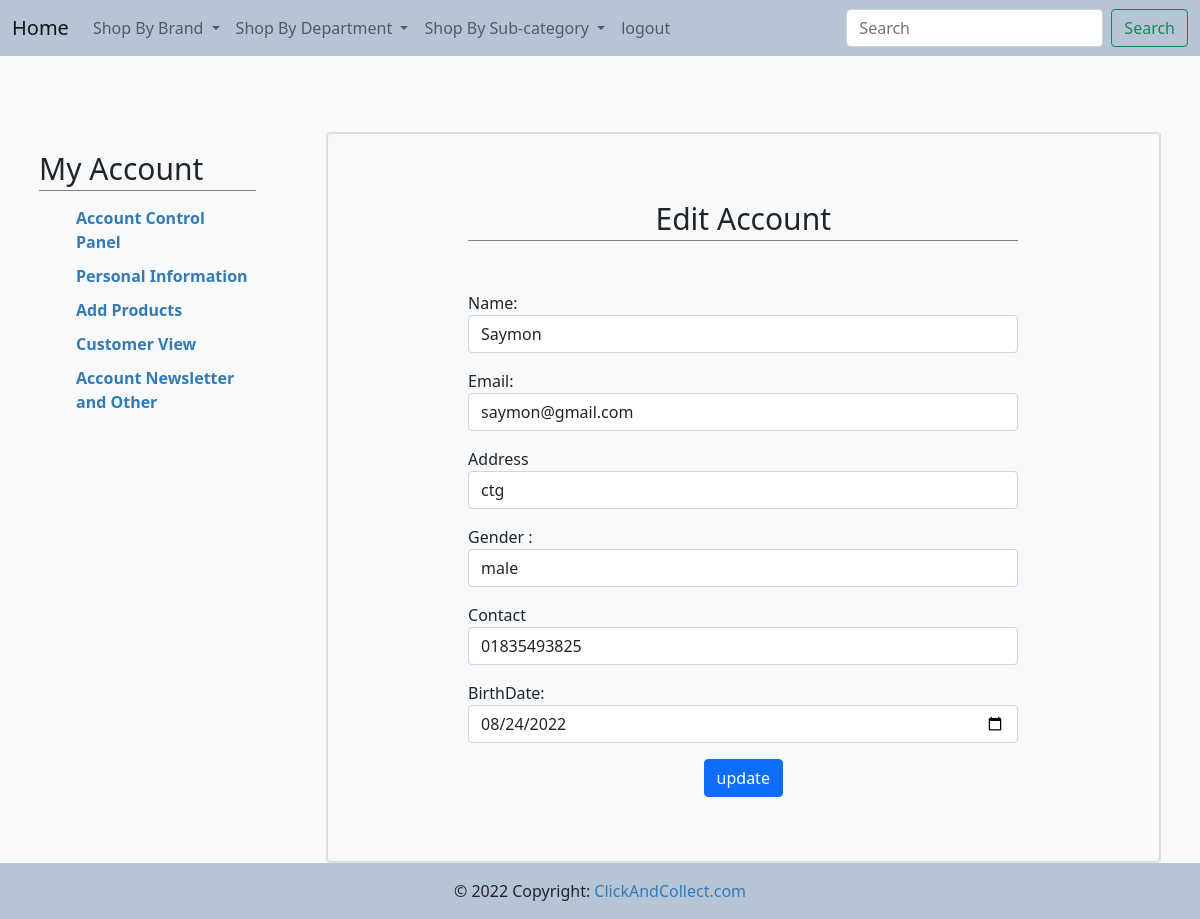
/seller/account_information.php (signed in), run on the app's committed database.
### tables this page shows
CREATE TABLE IF NOT EXISTS `sellers` (
  `s_id` int(11) NOT NULL AUTO_INCREMENT,
  `name` varchar(100) NOT NULL,
  `email` varchar(100) NOT NULL,
  `trade_licence` varchar(255) DEFAULT NULL,
  `experience` varchar(255) DEFAULT NULL,
  `cv` varchar(255) DEFAULT NULL,
  `address` varchar(100) DEFAULT NULL,
  `dob` date DEFAULT NULL,
  `gender` varchar(100) DEFAULT NULL,
  `mobile` varchar(100) NOT NULL,
  `pass` varchar(100) NOT NULL,
  `status` int(255) DEFAULT NULL,
  `img` varchar(255) DEFAULT NULL,
  PRIMARY KEY (`s_id`)
);

### seller/account_information.php (the view, shortened to what this page needs)
<?php
    include 'include/connection.php';
    $id =  $_SESSION['id'];
    $query = "select * from sellers where s_id = $id";
    $result = mysqli_query($con,$query);
    $row = mysqli_fetch_array($result);
    $name = $row['name'];
    $contact = $row['mobile'];
    $email = $row['email'];
    $address = $row['address'];
    $dob = $row['dob'];
    $gender = $row['gender'];
?>
<!DOCTYPE html>
<html>
<head>
  <link type="text/css" rel="stylesheet" href="css/font-awesome.min.css" />
  <link rel="stylesheet" href="https://stackpath.bootstrapcdn.com/bootstrap/5.0.0-alpha1/css/bootstrap.min.css">
  <link href="https://cdn.jsdelivr.net/npm/bootstrap@5.0.2/dist/css/bootstrap.min.css" rel="stylesheet">
  <link href="include/style.css" rel="stylesheet" />
</head>
<body>
<div class="b">
    <?php include 'include/navbar.php' ?>
</div>
<div class="account-page">
<div class="container mt-3">
<div class="row">
<div class="col-sm-3 mt-0 pad">
    <?php include 'include/sidebar.php' ?>
</div>
    <div class="col-sm-9">
        <div class="mt-0 card">
            <div class="card bg-light text-dark">
                <div class="row">
                    <div class="col-md-2"></div>
                    <div class="col-md-8 mt-5 mb-5">
                        <h2 class="text-center">Edit Account</h2>
                        <br>
                        <form method="post" class="cmxform" action="" id="signUpForm">
                            <div class="mb-3 mt-3">
                                <label for="name"> Name:</label>
                                    <input type="text" name="name" class="form-control" id="name"  name="name"  value = '<?php echo $name?>'  minlength="2" >
                            </div>
                            <div class="mb-3 mt-3">
                                <label for="email">Email:</label>
                                    <input type="email" name="email" class="form-control email" id="email" value=<?php echo $email ?> >
                            </div>
                            <div class="mb-3 mt-3">
                                <label for="address">Address</label>
                                    <input type="text" name="address" class="form-control" id="address" value = '<?php echo $address ?>'>
                            </div>
                            <div class="mb-3 mt-3">
                                <label for="Address">Gender :</label>
                                <input class="form-control" id="gender" name="gender" type="text" value = <?php echo $gender ?>  />
                            </div>
                            <div class="mb-3 mt-3">
                                <label for="contact">Contact</label>
                                <input type="text" name="contact" class="form-control" id="contact" value = <?php echo  $contact ?> >
                            </div>
                            <div class="mb-3 mt-3">
                                <label for="dob" class="col-sm-2 form-control-label">BirthDate:</label>
                                    <input type="date" name="dob" class="form-control"  id="dob"  value = <?php echo $dob ?>  >
                            </div>
                            <div class="mb-3 mt-3 text-center">
                                <input type="submit" class="btn btn-primary" id="submitForm" name = "submit" value="update" />
                            </div>
                             </form>
                    </div>
                </div>
            </div>
        </div>
    </div>
</div>
</div>
</div>
<?php include 'include/footer.php' ?>
</body>
</html>

### seller/include/style.css (style rules this page uses)
.account-page { padding-top:5%; }
.b { background-color: #b6c5d5!important; }
body { background-color: #f8f9fa; }
.account-page h2 { padding-bottom: 5px; border-bottom: 1px solid #808080; }
.row { margin-right: -15px; margin-left: -15px; }
* { -webkit-box-sizing: border-box; -moz-box-sizing: border-box; box-sizing: border-box; }
div { display: block; }
.h2, h2 { font-size: 30px; }
.h1, .h2, .h3, h1, h2, h3 { margin-top: 20px; margin-bottom: 10px; }
.h1, .h2, .h3, .h4, .h5, .h6, h1, h2, h3, h4, h5, h6 { font-family: inherit; font-weight: 500; line-height: 1.1; color: inherit; }

### seller/account_information.php (style rules this page uses)
.pad { padding-right :5%; }

### data on the page
sellers: name "Saymon", email "saymon@gmail.com", address "ctg", gender "male", contact "01835493825", dob "08/24/2022"
